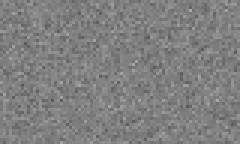
#> input picture tests/data/cost_vectors/noisy.pgm, 80 x 48 px (shown 3 times larger); its folder holds 3 pictures in this run
$ python validate_costs.py   (older library calls are emulated)
#> lines starting #> are read from the running program, lines starting #| are printed output that depends on the picture
### src/adaptivestego/image_io.py
"""Image loading and saving with the checks steganography actually needs."""

from __future__ import annotations

import os

import cv2
import numpy as np

from .exceptions import StegoError

__all__ = ["LOSSLESS_EXT", "read_image", "write_image", "is_lossless"]

# Formats that preserve the lowest bits. JPEG and lossy WEBP destroy a message.
LOSSLESS_EXT = {".png", ".bmp", ".tif", ".tiff", ".ppm", ".pgm", ".pnm"}


def is_lossless(path: str) -> bool:
    """Whether the file extension denotes a lossless image format."""
    return os.path.splitext(path)[1].lower() in LOSSLESS_EXT


def read_image(path: str, *, grayscale: bool = False) -> np.ndarray:
    """Read an image as uint8 RGB (H, W, 3), or (H, W) when grayscale.

    ``imdecode`` is used instead of ``imread`` because ``imread`` cannot open
    paths containing non-ASCII characters on Windows.
    """
#> called with path = 'tests/data/cost_vectors/noisy.pgm', grayscale = True
    if not os.path.isfile(path):
        raise FileNotFoundError(f"file not found: {path}")
    try:
        raw = np.fromfile(path, dtype=np.uint8)
    except OSError as exc:
        raise StegoError(f"cannot read file: {path}") from exc
    flag = cv2.IMREAD_GRAYSCALE if grayscale else cv2.IMREAD_COLOR
    img = cv2.imdecode(raw, flag)
#> img is the input picture: shape (48, 80); min 88, max 172, mean 127.6
    if img is None:
        raise StegoError(f"cannot decode image: {path}")
    if img.ndim == 3:
        img = cv2.cvtColor(img, cv2.COLOR_BGR2RGB)
    return np.ascontiguousarray(img)


# [31 lines left out: function write_image, not called in this run]

### src/adaptivestego/cost_models.py
"""Embedding cost models for syndrome coding.

A cost model answers one question per sample: how expensive is it to change
this one by +1, and by -1? Syndrome coding then finds the cheapest bit vector
that carries the message, so the cost model *is* the steganographic method -
the coder is the same for all of them.

Three models live here:

``complexity``
    This project's own: the integer complexity map read as a cost.

``wow``
    Wavelet Obtained Weights (Holub, Fridrich, WIFS 2012). Directional wavelet
    residuals, aggregated with a reciprocal Holder norm so that a sample is
    only cheap when it is unpredictable in *every* direction.

``uniward``
    S-UNIWARD (Holub, Fridrich, Denemark, EURASIP JIS 2014), the spatial-domain
    universal wavelet relative distortion.

The last two are ports of the reference implementations published by the
Binghamton DDE Lab. They are validated numerically against that MATLAB code:
``matlab/dump_reference_costs.m`` writes reference cost maps, and
``tests/test_cost_models.py`` checks the port against the stored output, so the
comparison keeps holding without MATLAB installed.

Unlike the ordering codecs, nothing here has to be reproducible by the
receiver: a syndrome decoder never rebuilds the cost map. That is why these
models may use floating point and the untouched cover at full precision.
"""

from __future__ import annotations

import cv2
import numpy as np

__all__ = ["COST_MODELS", "WET", "WET_COST", "wet_cost", "cost_model_names",
           "costs_for", "complexity_costs", "wow_costs", "uniward_costs",
           "wavelet_filters", "binary_costs", "preferred_direction"]

# A "wet" sample is one that cannot be changed in a given direction. The
# reference implementations use a large finite number rather than infinity,
# and they do not agree on which: WOW.m uses 10^10 and S_UNIWARD.m uses 10^8.
# Each model keeps its own value, because a cost map is only comparable to the
# reference value by value if the wet entries match too. The syndrome coder
# treats anything this large as unusable either way.
WET = 1e10

# Our own model says "never" with infinity, which the trellis handles and which
# leaves no doubt; the ported ones must use the constants their references use.
WET_COST = {"complexity": float("inf"), "wow": 1e10, "uniward": 1e8}


def wet_cost(model: str) -> float:
    """The value this model assigns to a direction that cannot be taken."""
    return WET_COST.get(model, WET)

# Daubechies 8 high-pass decomposition filter, exactly as in the DDE Lab code.
_HPDF = np.array([
    -0.0544158422, 0.3128715909, -0.6756307363, 0.5853546837, 0.0158291053,
    -0.2840155430, -0.0004724846, 0.1287474266, 0.0173693010, -0.0440882539,
    -0.0139810279, 0.0087460940, 0.0048703530, -0.0003917404, -0.0006754494,
    -0.0001174768], dtype=np.float64)


def wavelet_filters() -> list[np.ndarray]:
    """The three directional 2D wavelet filters: LH, HL and HH."""
    signs = (-1.0) ** np.arange(_HPDF.size)
    lpdf = signs * _HPDF[::-1]
    return [np.outer(lpdf, _HPDF),      # horizontal detail
            np.outer(_HPDF, lpdf),      # vertical detail
            np.outer(_HPDF, _HPDF)]     # diagonal detail


def _conv2_same(image: np.ndarray, kernel: np.ndarray) -> np.ndarray:
    """True convolution with MATLAB's ``conv2(..., 'same')`` alignment.

    Two details decide whether this matches the reference implementation, and
    both only bite for even-sized kernels - which these 16 by 16 filters are.

    OpenCV correlates, so the kernel is flipped. The anchor then has to be set
    explicitly: MATLAB takes the window of the full convolution starting at
    ``floor(K/2)``, while OpenCV's default anchor - and, for that matter,
    ``scipy.signal.convolve2d(mode="same")`` - starts one sample earlier. With
    two convolutions per filter that is a two pixel shift, which is exactly
    what the comparison against the DDE Lab output caught.

    Zeros outside the image match ``conv2`` as well, though the callers pad
    generously enough that the retained region never reaches that far.
    """
    anchor = ((kernel.shape[1] - 1) // 2, (kernel.shape[0] - 1) // 2)
    return cv2.filter2D(image, cv2.CV_64F, np.flip(kernel), anchor=anchor,
                        borderType=cv2.BORDER_CONSTANT)


def _suitability(cover: np.ndarray, transform) -> np.ndarray:
    """Shared skeleton of WOW and S-UNIWARD.

    Both pad symmetrically, filter with each directional wavelet, apply their
    own transform to the residual, correlate the result with the absolute
    filter, undo the even-size shift and crop the padding away.
    """
    filters = wavelet_filters()
    pad = max(max(f.shape) for f in filters)
    padded = np.pad(cover.astype(np.float64), pad, mode="symmetric")

    parts = []
    for kernel in filters:
        residual = _conv2_same(padded, kernel)
        xi = _conv2_same(transform(residual), np.rot90(np.abs(kernel), 2))

        # The reference code shifts by one for each even filter dimension.
        if kernel.shape[0] % 2 == 0:
            xi = np.roll(xi, 1, axis=0)
        if kernel.shape[1] % 2 == 0:
            xi = np.roll(xi, 1, axis=1)

        cropped = xi[pad:pad + cover.shape[0], pad:pad + cover.shape[1]]

        # The suitability convolves non-negative values with a non-negative
        # kernel, so it cannot be negative - but OpenCV switches to a DFT based
        # path for kernels this large, and its round-off can put a sum of
        # non-negative terms a few times 1e-15 below zero where the true value
        # is exactly zero. One such sample in a 512x512 image is enough to make
        # the reciprocal Holder norm of WOW produce a negative cost. The
        # reference implementation convolves directly and never sees this.
        parts.append(np.maximum(cropped, 0.0))
    return parts


def _finish(rho: np.ndarray, cover: np.ndarray,
            wet: float) -> tuple[np.ndarray, np.ndarray]:
    """Clamp, then forbid the direction that would leave the 0..255 range."""
    rho = np.where(np.isnan(rho), wet, rho)
    rho = np.minimum(rho, wet)
    up, down = rho.copy(), rho.copy()
    up[cover == 255] = wet
    down[cover == 0] = wet
    return up, down


def _per_channel(cover: np.ndarray, single):
    """Apply a grayscale cost model to each channel of a colour image.

    WOW and S-UNIWARD are defined for grayscale. Treating the channels
    independently is the simplest defensible extension and is what the colour
    experiments here use; it ignores inter-channel correlation, which is worth
    remembering when reading colour results.
    """
    if cover.ndim == 2:
        return single(cover)
    ups, downs = [], []
    for channel in range(cover.shape[2]):
        up, down = single(cover[:, :, channel])
        ups.append(up)
        downs.append(down)
    return np.stack(ups, axis=2), np.stack(downs, axis=2)


# ---------------------------------------------------------------------------
# the models
# ---------------------------------------------------------------------------
def wow_costs(cover: np.ndarray, *, p: float = -1.0,
              **_ignored) -> tuple[np.ndarray, np.ndarray]:
    """Wavelet Obtained Weights.

    The suitability of a sample is the correlation of the absolute residual
    with the absolute filter, in each of three directions. The reciprocal
    Holder norm with p = -1 then aggregates them so that a sample is cheap only
    if it is textured in every direction: one smooth direction, such as a clean
    edge, is enough to make it expensive.
    """
    def single(channel: np.ndarray):
        parts = _suitability(channel, np.abs)
        with np.errstate(divide="ignore", invalid="ignore"):
            summed = sum(np.power(part, p) for part in parts)
            rho = np.power(summed, -1.0 / p)
        return _finish(rho, channel, WET_COST["wow"])

    return _per_channel(cover, single)


def uniward_costs(cover: np.ndarray, *, sigma: float = 1.0,
                  **_ignored) -> tuple[np.ndarray, np.ndarray]:
    """S-UNIWARD in the spatial domain.

    The residual is turned into 1 / (|residual| + sigma) before correlation, so
    the cost is the accumulated relative change a modification would cause in
    the wavelet domain. The three directions are simply summed, which is what
    makes it "universal" rather than directional.
    """
    def single(channel: np.ndarray):
        parts = _suitability(channel, lambda r: 1.0 / (np.abs(r) + sigma))
        return _finish(sum(parts), channel, WET_COST["uniward"])

    return _per_channel(cover, single)


# [7 lines left out: function complexity_costs, not called in this run]


COST_MODELS = {
    "complexity": complexity_costs,
    "wow": wow_costs,
    "uniward": uniward_costs,
}


def cost_model_names() -> list[str]:
    """Names of the available cost models."""
    return list(COST_MODELS)


def costs_for(cover: np.ndarray, model: str = "complexity",
              **kwargs) -> tuple[np.ndarray, np.ndarray]:
    """Cost of a +1 and of a -1 change for every sample, by model name."""
    try:
        function = COST_MODELS[model]
    except KeyError:
        raise ValueError(
            f"unknown cost model {model!r}; available: "
            f"{', '.join(COST_MODELS)}") from None
    return function(cover, **kwargs)


# [13 lines left out: functions binary_costs, preferred_direction, not called in this run]

### experiments/validate_costs.py
#!/usr/bin/env python3
"""Compare the ported cost models against the reference MATLAB output.

    python experiments/make_cost_vectors.py     # once, writes the test images
    matlab -batch "run('matlab/dump_reference_costs.m')"
    python experiments/validate_costs.py

A port of a published cost function is only worth as much as its agreement
with the original. Claiming "we beat S-UNIWARD" while running a subtly wrong
S-UNIWARD is the easiest way to publish something false, so this comparison
comes before any experiment that uses these models.

Once the reference files exist they are committed, and
tests/test_cost_models.py re-runs the comparison in CI without MATLAB.
"""

from __future__ import annotations

import argparse
import os
import sys

import numpy as np

ROOT = os.path.dirname(os.path.dirname(os.path.abspath(__file__)))
sys.path.insert(0, os.path.join(ROOT, "src"))

from adaptivestego.cost_models import costs_for, wet_cost  # noqa: E402
from adaptivestego.image_io import read_image  # noqa: E402

VECTOR_DIR = os.path.join(ROOT, "tests", "data", "cost_vectors")
MODELS = ("wow", "uniward")

# Costs are compared after clamping here. Typical costs are between 0.01 and
# 100, so this changes nothing an embedder would act on, and above it the
# numbers carry no information: in a flat region the wavelet residual is zero
# up to cancellation, and the reciprocal Holder norm of WOW turns that into a
# cost of order 1e9 whose digits differ between builds of the same code. The
# meaningful statement about such a sample is only that both implementations
# consider it unusable, which clamping asserts.
COST_CAP = 1e3
STRICT_TOLERANCE = 1e-9


def load_reference(path: str, shape: tuple[int, int]) -> np.ndarray:
    """Read a float64 matrix written by the MATLAB driver."""
    data = np.fromfile(path, dtype=np.float64)
    if data.size != shape[0] * shape[1]:
        raise ValueError(
            f"{os.path.basename(path)} holds {data.size} values, expected "
            f"{shape[0] * shape[1]} for a {shape[0]}x{shape[1]} image")
    return data.reshape(shape)


def compare(ported: np.ndarray, reference: np.ndarray, wet: float) -> dict:
    """Relative agreement of the costs, clamped at COST_CAP."""
    wet_ported = ported >= wet
    wet_reference = reference >= wet
    wet_agree = bool(np.array_equal(wet_ported, wet_reference))

    live = ~(wet_ported | wet_reference)
    if not live.any():
        return {"relative": 0.0, "wet_agree": wet_agree, "n_live": 0,
                "n_capped": 0}

    capped_ported = np.minimum(ported, COST_CAP)
    capped_reference = np.minimum(reference, COST_CAP)
    relative = (np.abs(capped_ported - capped_reference)
                / np.maximum(np.abs(capped_reference), 1e-12))
    return {
        "relative": float(relative[live].max()),
        "wet_agree": wet_agree,
        "n_live": int(live.sum()),
        "n_capped": int((live & (reference > COST_CAP)).sum()),
    }


def main(argv=None) -> int:
    parser = argparse.ArgumentParser(description=__doc__,
                                     formatter_class=argparse.RawDescriptionHelpFormatter)
    parser.add_argument("--tolerance", type=float, default=STRICT_TOLERANCE,
                        help="largest acceptable relative difference")
    parser.add_argument("--vectors", default=VECTOR_DIR)
    args = parser.parse_args(argv)

    images = sorted(name for name in os.listdir(args.vectors)
                    if name.endswith(".pgm"))
    if not images:
        raise SystemExit(f"no test images in {args.vectors}; "
                         f"run experiments/make_cost_vectors.py first")

    checked, missing, failures = 0, [], []
    print(f"{'image':<11}{'model':<9}{'dir':<6}{'live':>8}"
          f"{'capped':>8}{'rel err':>12}  wet")
    for name in images:
        stem = os.path.splitext(name)[0]
        cover = read_image(os.path.join(args.vectors, name), grayscale=True)

        for model in MODELS:
            up, down = costs_for(cover, model)
            for direction, ported in (("up", up), ("down", down)):
                path = os.path.join(args.vectors, f"{stem}.{model}.{direction}.f64")
                if not os.path.isfile(path):
                    missing.append(os.path.basename(path))
                    continue

                report = compare(ported, load_reference(path, cover.shape),
                                 wet_cost(model))
                checked += 1
                ok = report["relative"] <= args.tolerance and report["wet_agree"]
                if not ok:
                    failures.append((stem, model, direction, report))
                print(f"{stem:<11}{model:<9}{direction:<6}{report['n_live']:8d}"
                      f"{report['n_capped']:8d}{report['relative']:12.2e}"
                      f"  {'ok' if report['wet_agree'] else 'MISMATCH'}")
#> this loop made 2 passes
#> pass 1, in _suitability, `padded = np.pad(cover.astype(np.float64), pad, mode="symmetric")`:
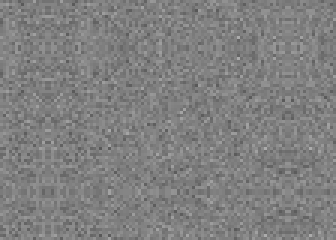
#> padded: shape (80, 112) float64 (shown 3 times larger); min 88, max 172, mean 127.6
#> pass 1, in single, `summed = sum(np.power(part, p) for part in parts)`:
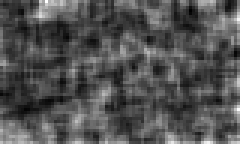
#> summed: shape (48, 80) float64 (shown 3 times larger); min 0.0442, max 0.134, mean 0.0732; drawn with min black and max white
#> pass 2, in _finish (call 2), `rho = np.where(np.isnan(rho), wet, rho)`:
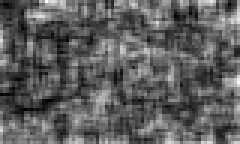
#> rho: shape (48, 80) float64 (shown 3 times larger); min 1.54, max 4.01, mean 2.46; drawn with min black and max white
#> after the loop, checked = 0; failures = []; missing = ['noisy.wow.up.f64', 'noisy.wow.down.f64', 'noisy.uniward.up.f64', 'noisy.uniward.down.f64']
#> pass 2 of the loop in main, `for name in images:`:
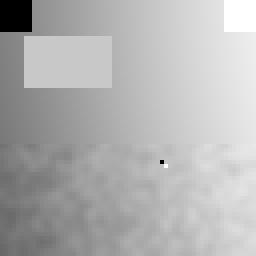
#> input picture tests/data/cost_vectors/saturated.pgm, 64 x 64 px (shown 4 times larger)
#> in read_image, img is the input picture: shape (64, 64); min 0, max 255, mean 177.9
#> the loop in main, `for model in MODELS:` made 2 passes
#> pass 1, in _suitability (call 3), `padded = np.pad(cover.astype(np.float64), pad, mode="symmetric")`:
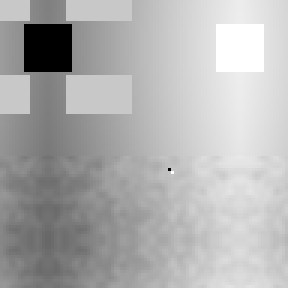
#> padded: shape (96, 96) float64 (shown 3 times larger); min 0, max 255, mean 176.1
#> after the loop in main, `for model in MODELS:`:
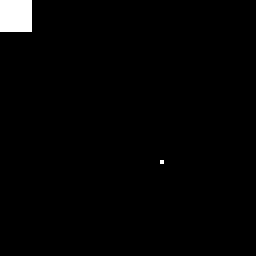
#> ported: shape (64, 64) float64 (shown 4 times larger); min 1.63, max 100000000, mean 1586923.2; drawn with min black and max white
#> after the loop in main, `for model in MODELS:`: checked = 0; missing = ['noisy.wow.up.f64', 'noisy.wow.down.f64', 'noisy.uniward.up.f64', 'noisy.uniward.down.f64', 'saturated.wow.up.f64', 'saturated.wow.down.f64', 'saturated.uniward.up.f64', 'saturated.uniward.down.f64']
#> pass 3 of the loop in main, `for name in images:`:
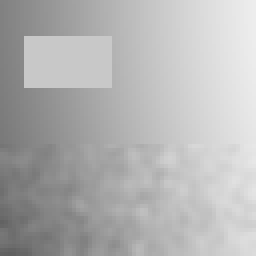
#> input picture tests/data/cost_vectors/smooth.pgm, 64 x 64 px (shown 4 times larger)
#> in read_image, img is the input picture: shape (64, 64); min 95, max 237, mean 179.6
#> the loop in main, `for model in MODELS:` made 2 passes
#> pass 1, in single (call 3), `summed = sum(np.power(part, p) for part in parts)`:
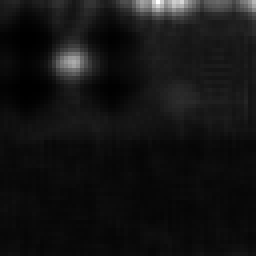
#> summed: shape (64, 64) float64 (shown 4 times larger); min 0.095, max 28.82, mean 2.3; drawn with min black and max white
#> pass 2, in _finish (call 6), `rho = np.where(np.isnan(rho), wet, rho)`:
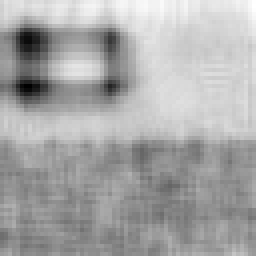
#> rho: shape (64, 64) float64 (shown 4 times larger); min 3.19, max 12.96, mean 9.64; drawn with min black and max white
#> after the loop in main, `for model in MODELS:`: checked = 0; missing = 12 items, first 6: 'noisy.wow.up.f64', 'noisy.wow.down.f64', 'noisy.uniward.up.f64', 'noisy.uniward.down.f64', 'saturated.wow.up.f64', 'saturated.wow.down.f64'

    print()
    if missing:
        print(f"{len(missing)} reference files are missing, for example "
              f"{missing[0]}.")
#| 12 reference files are missing, for example noisy.wow.up.f64.
        print("Run matlab/dump_reference_costs.m to produce them.")
        if not checked:
            return 2

    if failures:
        print(f"{len(failures)} of {checked} comparisons exceed the tolerance "
              f"of {args.tolerance:g}:")
        for stem, model, direction, report in failures:
            print(f"  {stem}/{model}/{direction}: relative "
                  f"{report['relative']:.3e}, wet map "
                  f"{'agrees' if report['wet_agree'] else 'differs'}")
        return 1

    print(f"all {checked} comparisons agree within {args.tolerance:g}, "
          f"costs clamped at {COST_CAP:g}, wet maps identical")
    print("The reference files can now be committed; the test suite will keep "
          "checking the port against them.")
    return 0


if __name__ == "__main__":
#> (the run stopped early here; a loop or call above may not have finished)
